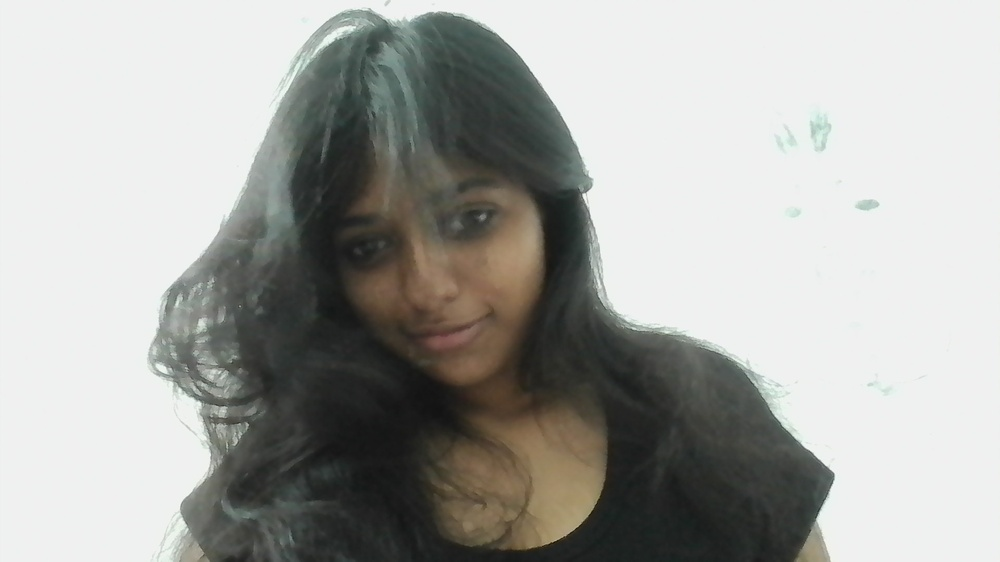
#> input picture test_images/test2.jpg, 1000 x 562 px, shrunk from 1920 x 1080 before the run, found by its file name
$ python single_face_detection.py
#> lines starting #> are read from the running program, lines starting #| are printed output that depends on the picture; after the words box and inside, x2 and y2 are one past the last pixel; in counts of white or black regions, pixels touching at a corner belong together
import cv2

# Load the Haar Cascade face detector
face_cascade = cv2.CascadeClassifier(
    "haarcascade_frontalface_default.xml"
)

# Load the input image
image = cv2.imread("test2.jpg")
#> image is the input picture: shape (562, 1000, 3); mean B, G, R 164.9, 168.6, 167.9

# Check if image loaded successfully
if image is None:
    print("Error: Could not load the image.")
    exit()

# Convert image to grayscale
gray = cv2.cvtColor(image, cv2.COLOR_BGR2GRAY)
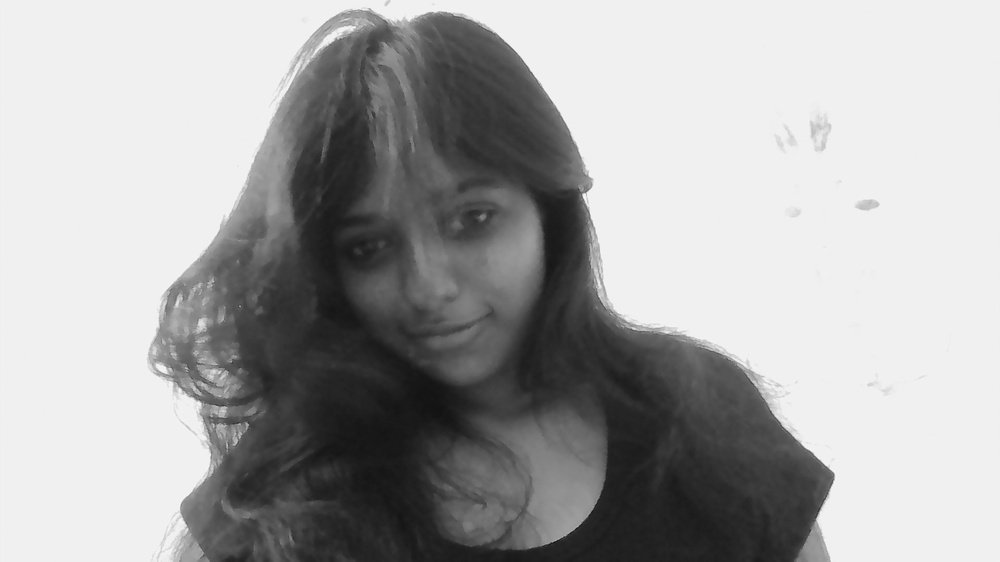
#> gray: shape (562, 1000); min 13, max 250, mean 167.9

# Detect faces
faces = face_cascade.detectMultiScale(
    gray,
    scaleFactor=1.1,
    minNeighbors=5,
    minSize=(30, 30)
)
#> faces = [[300, 141, 260, 260]]

# Draw rectangles around detected faces
for (x, y, w, h) in faces:
    cv2.rectangle(
        image,
        (x, y),
        (x + w, y + h),
        (255, 0, 0),
        2
    )
#> this loop made 1 pass
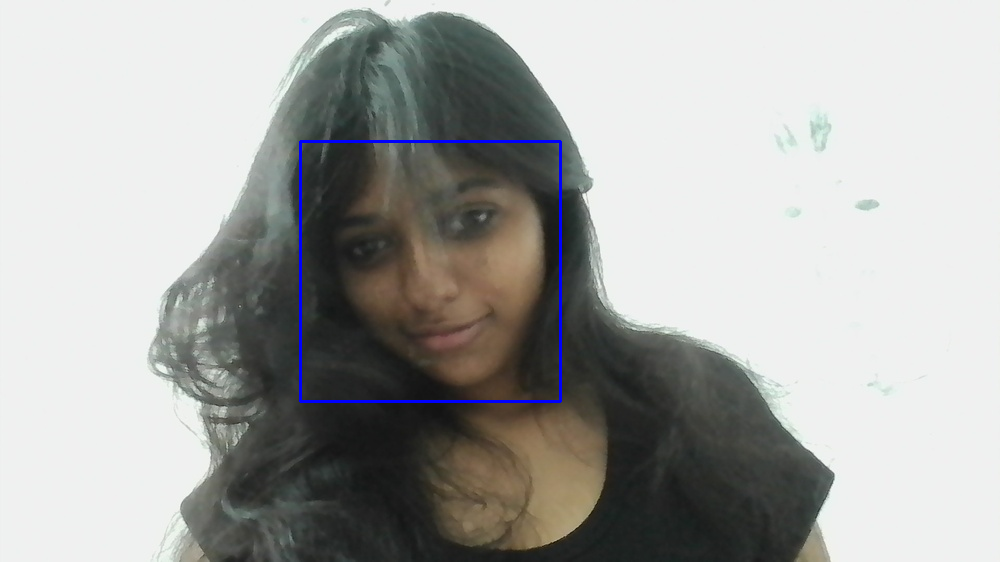
#> image: shape (562, 1000, 3); 0.55% of pixels changed, all inside (x1, y1, x2, y2) = (299, 140, 562, 403)

# Display number of detected faces
print("Number of faces detected:", len(faces))
#| Number of faces detected: 1

# Display the output
cv2.imshow("AI-Based Face Detection System", image)

cv2.waitKey(0)
cv2.destroyAllWindows()

$ run again, with test_images/test.jpg copied over test_images/test2.jpg
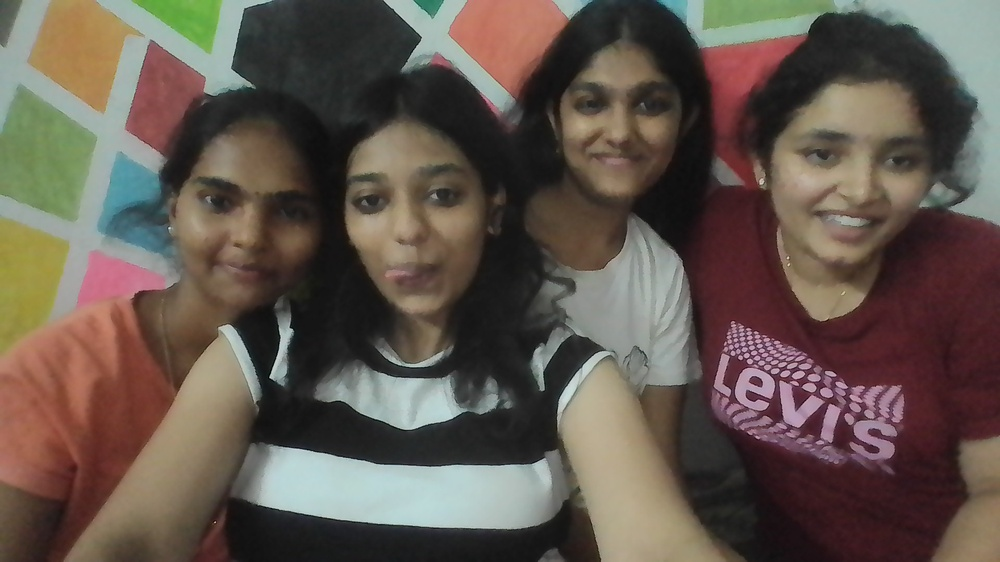
#> input picture test_images/test.jpg, 1000 x 562 px, shrunk from 1920 x 1080 before the run, found by its file name
#> image is the input picture: shape (562, 1000, 3); mean B, G, R 77.4, 86.5, 98.3
#> `gray = cv2.cvtColor(image, cv2.COLOR_BGR2GRAY)`:
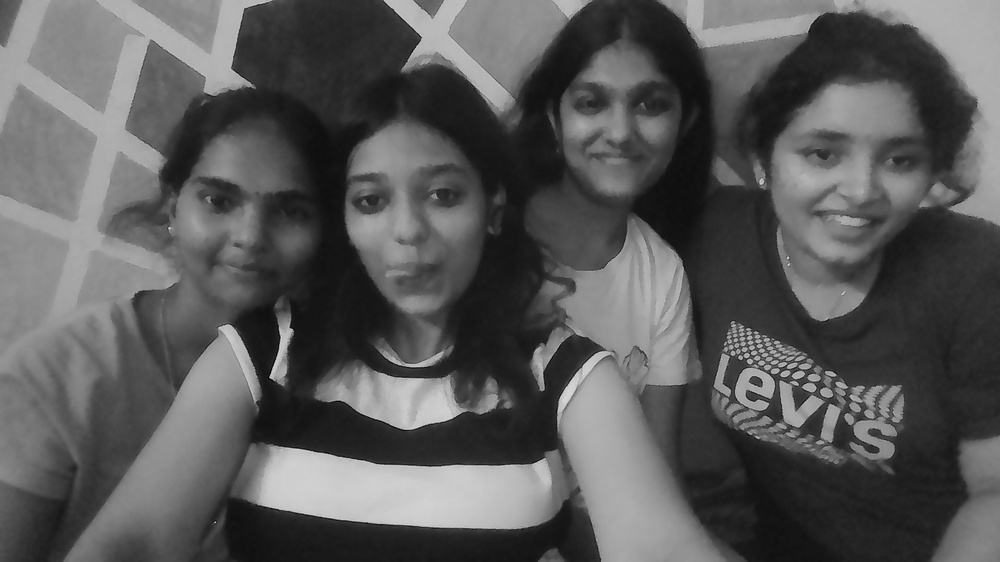
#> gray: shape (562, 1000); min 1, max 220, mean 89
#> faces = [[547, 48, 145, 145], [320, 125, 183, 183], [158, 132, 186, 186], [758, 83, 185, 185]]
#> the loop `for (x, y, w, h) in faces:` made 4 passes
#> after the loop `for (x, y, w, h) in faces:`:
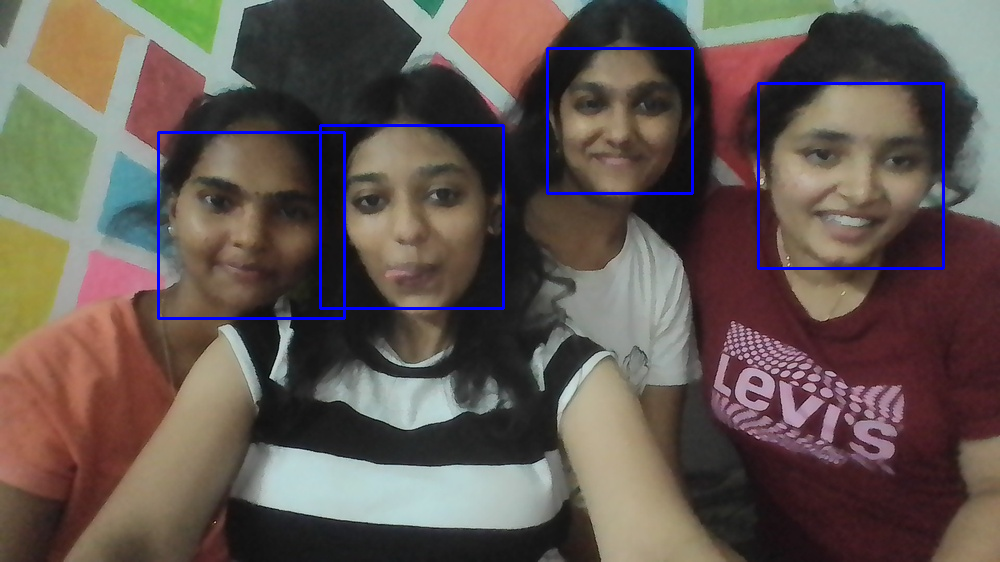
#> image: shape (562, 1000, 3); 1.49% of pixels changed, all inside (x1, y1, x2, y2) = (157, 47, 945, 320)
#| Number of faces detected: 4
